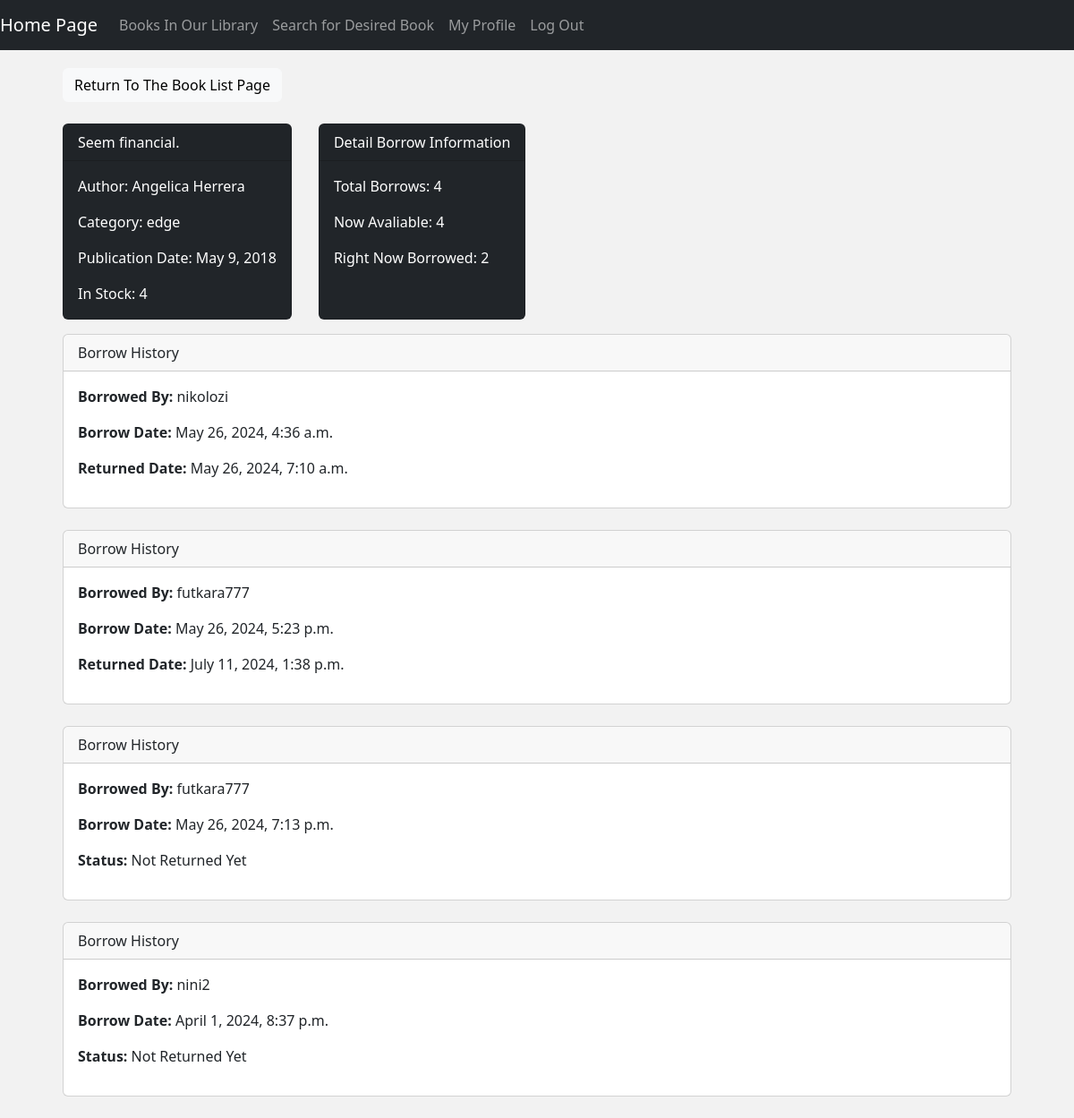
The app's page /borrowhistory/1/ (signed in) with its own data.
### booklibrary/models.py (models this page shows, shortened)
class Book(models.Model):
    author = models.ForeignKey(Author, on_delete=models.CASCADE, null=True, verbose_name='Author')
    category = models.ManyToManyField(Category, verbose_name='Category')
    title = models.CharField(max_length=100, verbose_name='Title')
    publication_date = models.DateField(verbose_name='Publication Date')
    stock = models.IntegerField(verbose_name='Stock')
    notify_when_available = models.BooleanField(default=False)
    class Meta:
      verbose_name = "Book"
      verbose_name_plural = "Books"

class Author(models.Model):
    full_name = models.CharField(max_length=100, verbose_name='Full Name')
    class Meta:
        verbose_name = 'Author'
        verbose_name_plural = 'Authors'

class Category(models.Model):
    name = models.CharField(max_length=100, verbose_name='Name')
    def __str__(self):
        return self.name
    class Meta:
        verbose_name = 'Category'
        verbose_name_plural = 'Categories'

class Borrow(models.Model):
    user = models.ForeignKey(settings.AUTH_USER_MODEL, on_delete=models.CASCADE)
    book = models.ForeignKey(Book, related_name='borrows', on_delete=models.CASCADE)
    borrowed_at = models.DateTimeField()
    returned_at = models.DateTimeField(null=True, blank=True)
    class Meta:
      verbose_name = "Borrow"
      verbose_name_plural = "Borrows"

### booklibrary/views.py (the view)
# urls.py: path('borrowhistory/<int:book_id>/', views.borrow_history, name='borrow_history'),
@staff_member_required
def borrow_history(request, book_id):
    book = Book.objects.get(pk=book_id)
    borrows = Borrow.objects.filter(book=book)
    borrow_count = borrows.count()
    count = 0
    for borrow in borrows:
        if borrow.returned_at is None:
            count +=1
    return render(request, 'borrowhistory.html', {'book':book, 'borrows':borrows, 'borrow_count':borrow_count, 'not_returned_count':count})

### booklibrary/templates/borrowhistory.html (shortened to what this page needs)
{% extends 'base.html' %}
    {% block content %}
    <a href="/books/"><button type="button" class="btn btn-light">Return To The Book List Page</button></a>
    <br>
    <br>
    <div style="display:flex;">
        <div class="card text-white bg-dark mb-3" style="max-width: 600px; margin-right: 30px;">
            <div class="card-header">{{ book.title }}</div>
            <div class="card-body">
            <p class="card-text">Author: {{ book.author.full_name }}</p>
            <p class="card-text">Category: {% for category in book.category.all %}{{ category }}{% if not forloop.last %}, {% endif %}{% endfor %}</p>
            <p class="card-text">Publication Date: {{ book.publication_date }}</p>
            <p class="card-text">In Stock: {{ book.stock }}</p>
            </div>
        </div>
        <div class="card text-white bg-dark mb-3" style="max-width: 600px;">
            <div class="card-header">Detail Borrow Information</div>
            <div class="card-body">
            <p class="card-text">Total Borrows: {{ borrow_count }}</p>
            <p class="card-text">Now Avaliable: {{ book.stock }}</p>
            <p class="card-text">Right Now Borrowed: {{ not_returned_count }}</p>
            </div>
        </div>
    </div>
        {% for borrow in borrows %}
        <div class="card">
            <div class="card-header">
              Borrow History
            </div>
            <div class="card-body">
              <p class="card-text"><strong>Borrowed By:</strong> {{ borrow.user.username }}</p>
              <p class="card-text"><strong>Borrow Date:</strong> {{ borrow.borrowed_at }}</p>
              {% if borrow.returned_at %}
                <p><strong>Returned Date:</strong> {{ borrow.returned_at }}</p>
              {% else %}
                <p><strong>Status:</strong> Not Returned Yet</p>
              {% endif %}
            </div>
          </div>
          <br>
        {% endfor %}
    {% endblock %}

### booklibrary/templates/base.html (style rules this page uses)
body { background-color: #f0f0f0d5; }

### records on screen
Book: title "Seem financial.", author.full_name "Angelica Herrera", publication_date "May 9, 2018", stock "4"
Category: name "edge"
Borrow: user.username "nikolozi", borrowed_at "May 26, 2024, 4:36 a.m.", returned_at "May 26, 2024, 7:10 a.m."
Borrow: user.username "futkara777", borrowed_at "May 26, 2024, 5:23 p.m.", returned_at "July 11, 2024, 1:38 p.m."
Borrow: user.username "futkara777", borrowed_at "May 26, 2024, 7:13 p.m.", shows "Status:"
Borrow: user.username "nini2", borrowed_at "April 1, 2024, 8:37 p.m.", shows "Status:"

### other values on screen
{{ borrow_count }} "4"
{{ not_returned_count }} "2"
